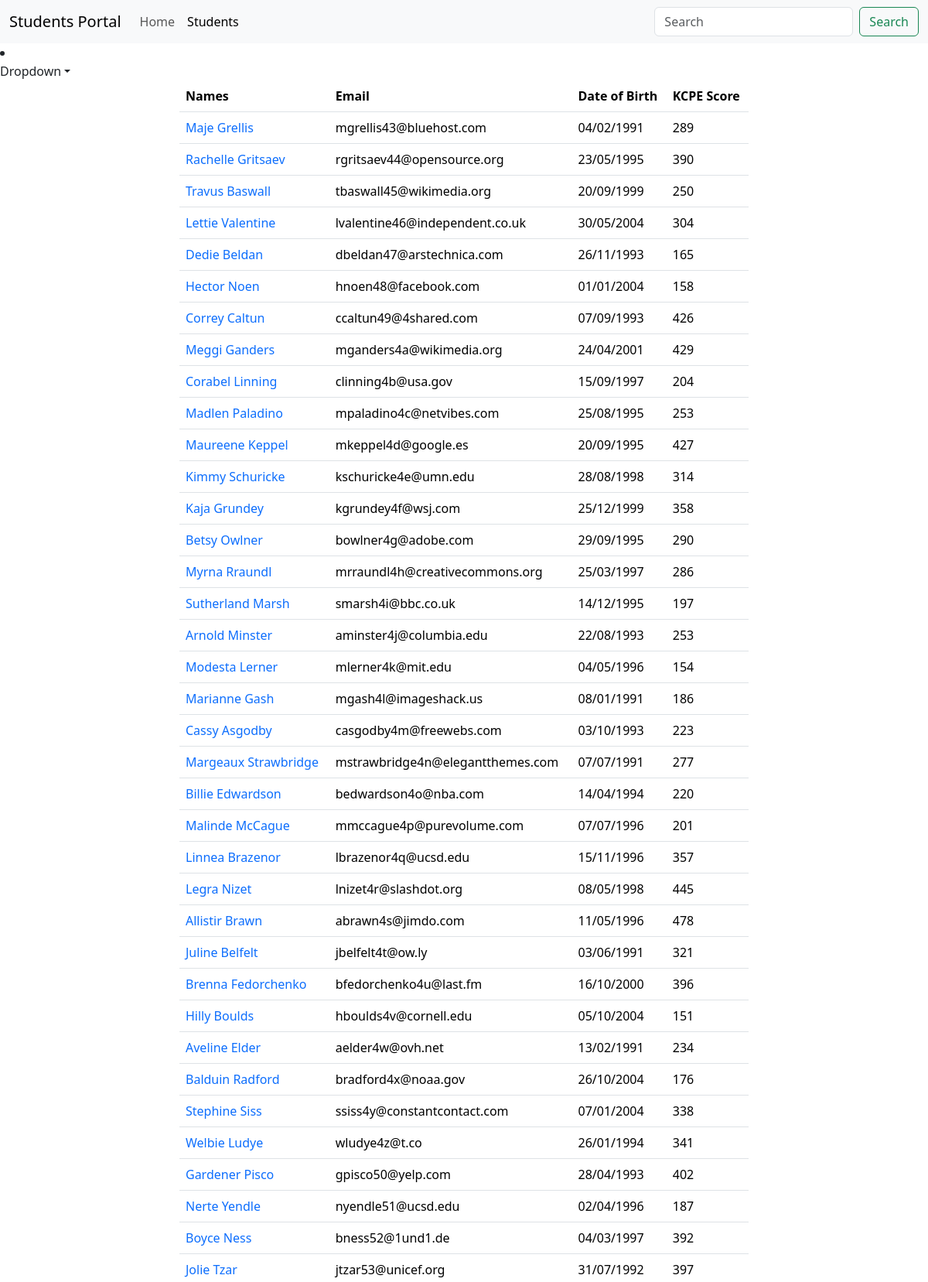
Screenshot of /show?page=4 (signed in, upper part) with the database file from the repository.
### main_app/models.py (models this page shows, shortened)
class Student(models.Model):
    first_name = models.CharField(max_length=25)
    last_name = models.CharField(max_length=25)
    dob = models.DateField()
    email = models.EmailField(unique=True)
    weight = models.DecimalField(max_digits=5, decimal_places=2)
    is_sporty = models.BooleanField(default=False)
    kcpe_score = models.IntegerField()
    profile_pic = models.ImageField(upload_to='generate_unique_name', null=True, default="/media/students/student.png")
    created_at = models.DateTimeField(auto_now_add=True)
    updated_at = models.DateTimeField(auto_now=True)

### main_app/views.py (the view)
# urls.py: path('show', views.show_students, name="show"),
@login_required
@permission_required('main_app.view_student')
def show_students(request):
    data = Student.objects.all()  # SELECT * FROM students
    paginator = Paginator(data, 50)
    page_number = request.GET.get("page")
    data = paginator.get_page(page_number)
    return render(request, 'display.html', {"students": data})

### templates/display.html (shortened to what this page needs)
{% extends 'base.html' %}
{% block content %}
    {% include 'navbar.html' %}
    <div class="container">
        <div class="row justify-content-center">
            <div class="col-sm-8">
                <table class="table">
                    <thead>
                    <tr>
                        <th>Names</th>
                        <th>Email</th>
                        <th>Date of Birth</th>
                        <th>KCPE Score</th>
                    </tr>
                    </thead>
                    <tbody>
                    {% for student in students %}
                        <tr>
                            <td>
                                <a href="{% url 'details' student.id %}"
                                   class="text-decoration-none">{{ student.first_name }} {{ student.last_name }}</a>
                            </td>
                            <td>{{ student.email }}</td>
                            <td>{{ student.dob | date:'d/m/Y' }}</td>
                            <td>{{ student.kcpe_score }}</td>
                        </tr>
                    {% endfor %}
                    </tbody>
                </table>
            </div>
        </div>
    </div>
{% endblock %}

### rows the page displays
Student: first_name "Maje", last_name "Grellis", email "mgrellis43@bluehost.com", dob "04/02/1991", kcpe_score "289"
Student: first_name "Rachelle", last_name "Gritsaev", email "rgritsaev44@opensource.org", dob "23/05/1995", kcpe_score "390"
Student: first_name "Travus", last_name "Baswall", email "tbaswall45@wikimedia.org", dob "20/09/1999", kcpe_score "250"
Student: first_name "Lettie", last_name "Valentine", email "lvalentine46@independent.co.uk", dob "30/05/2004", kcpe_score "304"
Student: first_name "Dedie", last_name "Beldan", email "dbeldan47@arstechnica.com", dob "26/11/1993", kcpe_score "165"
Student: first_name "Hector", last_name "Noen", email "hnoen48@facebook.com", dob "01/01/2004", kcpe_score "158"
Student: first_name "Correy", last_name "Caltun", email "ccaltun49@4shared.com", dob "07/09/1993", kcpe_score "426"
Student: first_name "Meggi", last_name "Ganders", email "mganders4a@wikimedia.org", dob "24/04/2001", kcpe_score "429"
Student: first_name "Corabel", last_name "Linning", email "clinning4b@usa.gov", dob "15/09/1997", kcpe_score "204"
Student: first_name "Madlen", last_name "Paladino", email "mpaladino4c@netvibes.com", dob "25/08/1995", kcpe_score "253"
Student: first_name "Maureene", last_name "Keppel", email "mkeppel4d@google.es", dob "20/09/1995", kcpe_score "427"
Student: first_name "Kimmy", last_name "Schuricke", email "kschuricke4e@umn.edu", dob "28/08/1998", kcpe_score "314"
Student: first_name "Kaja", last_name "Grundey", email "kgrundey4f@wsj.com", dob "25/12/1999", kcpe_score "358"
Student: first_name "Betsy", last_name "Owlner", email "bowlner4g@adobe.com", dob "29/09/1995", kcpe_score "290"
Student: first_name "Myrna", last_name "Rraundl", email "mrraundl4h@creativecommons.org", dob "25/03/1997", kcpe_score "286"
Student: first_name "Sutherland", last_name "Marsh", email "smarsh4i@bbc.co.uk", dob "14/12/1995", kcpe_score "197"
Student: first_name "Arnold", last_name "Minster", email "aminster4j@columbia.edu", dob "22/08/1993", kcpe_score "253"
Student: first_name "Modesta", last_name "Lerner", email "mlerner4k@mit.edu", dob "04/05/1996", kcpe_score "154"
Student: first_name "Marianne", last_name "Gash", email "mgash4l@imageshack.us", dob "08/01/1991", kcpe_score "186"
Student: first_name "Cassy", last_name "Asgodby", email "casgodby4m@freewebs.com", dob "03/10/1993", kcpe_score "223"
Student: first_name "Margeaux", last_name "Strawbridge", email "mstrawbridge4n@elegantthemes.com", dob "07/07/1991", kcpe_score "277"
Student: first_name "Billie", last_name "Edwardson", email "bedwardson4o@nba.com", dob "14/04/1994", kcpe_score "220"
Student: first_name "Malinde", last_name "McCague", email "mmccague4p@purevolume.com", dob "07/07/1996", kcpe_score "201"
Student: first_name "Linnea", last_name "Brazenor", email "lbrazenor4q@ucsd.edu", dob "15/11/1996", kcpe_score "357"
Student: first_name "Legra", last_name "Nizet", email "lnizet4r@slashdot.org", dob "08/05/1998", kcpe_score "445"
Student: first_name "Allistir", last_name "Brawn", email "abrawn4s@jimdo.com", dob "11/05/1996", kcpe_score "478"
Student: first_name "Juline", last_name "Belfelt", email "jbelfelt4t@ow.ly", dob "03/06/1991", kcpe_score "321"
Student: first_name "Brenna", last_name "Fedorchenko", email "bfedorchenko4u@last.fm", dob "16/10/2000", kcpe_score "396"
Student: first_name "Hilly", last_name "Boulds", email "hboulds4v@cornell.edu", dob "05/10/2004", kcpe_score "151"
Student: first_name "Aveline", last_name "Elder", email "aelder4w@ovh.net", dob "13/02/1991", kcpe_score "234"
Student: first_name "Balduin", last_name "Radford", email "bradford4x@noaa.gov", dob "26/10/2004", kcpe_score "176"
Student: first_name "Stephine", last_name "Siss", email "ssiss4y@constantcontact.com", dob "07/01/2004", kcpe_score "338"
Student: first_name "Welbie", last_name "Ludye", email "wludye4z@t.co", dob "26/01/1994", kcpe_score "341"
Student: first_name "Gardener", last_name "Pisco", email "gpisco50@yelp.com", dob "28/04/1993", kcpe_score "402"
Student: first_name "Nerte", last_name "Yendle", email "nyendle51@ucsd.edu", dob "02/04/1996", kcpe_score "187"
Student: first_name "Boyce", last_name "Ness", email "bness52@1und1.de", dob "04/03/1997", kcpe_score "392"
Student: first_name "Jolie", last_name "Tzar", email "jtzar53@unicef.org", dob "31/07/1992", kcpe_score "397"
